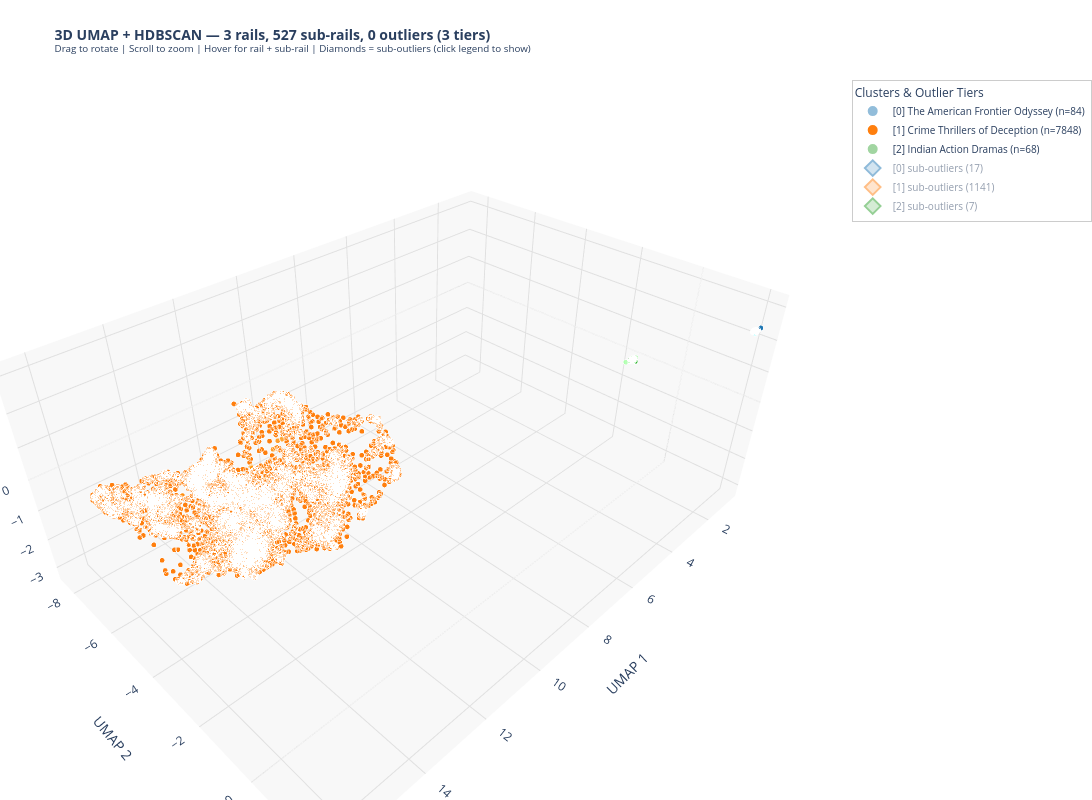

Notebook code cell kept with this figure:
### Markdown cell above
---
## Step 9: 3D Visualisation (with Sub-Clusters & Outlier Tiers)

Plot the 3D UMAP embedding coloured by HDBSCAN cluster. Hover shows:
- Primary rail + sub-rail assignment (e.g. "Rail 3 → Sub 2")
- Confidence and secondary cluster
- Outlier tier classification (for outlier points)

Outlier tiers are colour-coded: Tier 1 (yellow), Tier 2 (orange), Tier 3 (red).
Sub-cluster outliers within assigned clusters are shown with diamond markers.

### Code cell
import plotly.graph_objects as go
import pandas as pd
import numpy as np

# ── Build the plot dataframe ─────────────────────────────────────────────────
plot_df = pd.DataFrame({
    'x':                   embedding_3d[:, 0],
    'y':                   embedding_3d[:, 1],
    'z':                   embedding_3d[:, 2],
    'tt_code':             tt_codes,
    'cluster':             cluster_labels,
    'probability':         results_df['primary_probability'].values,
    'secondary_cluster':   results_df['secondary_cluster'].values,
    'secondary_prob':      results_df['secondary_probability'].values,
    'sub_cluster':         results_df['sub_cluster'].values,
    'rail_label':          results_df['rail_label'].values,
})

# Add cluster name
plot_df['cluster_name'] = plot_df['cluster'].apply(
    lambda c: cluster_names.get(c, {}).get('name', f'Cluster {c}') if c != -1 else 'Outlier'
)

# Add movie title — try OMDB first, then genre_data movie_name, then tt_code
genre_title_map = dict(zip(genres['movie_id'], genres['movie_name']))

def get_title(tt):
    if 'omdb_data' in dir() and omdb_data and tt in omdb_data:
        title = omdb_data[tt].get('Title')
        if title:
            return title
    if tt in genre_title_map:
        return genre_title_map[tt]
    return tt

plot_df['title'] = plot_df['tt_code'].apply(get_title)

# Confidence tier label
def conf_tier(p):
    if p >= 0.8:  return 'High (>=80%)'
    if p >= 0.4:  return 'Medium (40-80%)'
    return 'Low (<40%)'
plot_df['conf_tier'] = plot_df['probability'].apply(conf_tier)

# Mark outlier tiers and sub-cluster outliers
plot_df['outlier_tier'] = 'none'
plot_df.loc[tier1_mask, 'outlier_tier'] = 'Tier 1 (mild)'
plot_df.loc[tier2_mask, 'outlier_tier'] = 'Tier 2 (moderate)'
plot_df.loc[tier3_mask, 'outlier_tier'] = 'Tier 3 (true outlier)'

# Flag sub-cluster outliers (assigned to a rail but sub_cluster == -1)
plot_df['is_sub_outlier'] = (plot_df['cluster'] != -1) & (plot_df['sub_cluster'] == -1)

# Flag dual-level outliers
plot_df['is_dual_outlier'] = plot_df['tt_code'].isin(dual_level_outliers)

# ── Colour palette (base RGB values) ────────────────────────────────────────
PLOTLY_RGB = [
    (31,119,180), (255,127,14), (44,160,44), (214,39,40), (148,103,189),
    (140,86,75), (227,119,194), (127,127,127), (188,189,34), (23,190,207),
    (174,199,232), (255,187,120), (152,223,138), (255,152,150), (197,176,213),
    (196,156,148), (247,182,210), (199,199,199), (219,219,141), (158,218,229),
]

def rgba_list(base_rgb, probabilities):
    r, g, b = base_rgb
    return [f'rgba({r},{g},{b},{max(0.2, min(1.0, p))})' for p in probabilities]

# ── Build 3D figure ──────────────────────────────────────────────────────────
fig = go.Figure()

# ── Outlier tiers (colour-coded by severity) ─────────────────────────────────
tier_configs = [
    (tier1_mask, 'Tier 1 — Mild',     'rgba(255,235,59,0.5)',  3, 'circle'),
    (tier2_mask, 'Tier 2 — Moderate',  'rgba(255,152,0,0.6)',   3, 'circle'),
    (tier3_mask, 'Tier 3 — True',      'rgba(244,67,54,0.7)',   4, 'diamond'),
]

# Non-tiered outliers (those that don't fall into tier masks — shouldn't happen, but safety)
any_tier = tier1_mask | tier2_mask | tier3_mask
untiered_outlier = (plot_df['cluster'] == -1) & ~any_tier

for tier_mask_arr, tier_name, tier_colour, tier_size, tier_symbol in tier_configs:
    if not tier_mask_arr.any():
        continue
    od = plot_df[tier_mask_arr]
    fig.add_trace(go.Scatter3d(
        x=od['x'], y=od['y'], z=od['z'],
        mode='markers',
        name=f'{tier_name} ({tier_mask_arr.sum()})',
        marker=dict(color=tier_colour, size=tier_size, symbol=tier_symbol),
        customdata=np.stack([
            od['tt_code'], od['title'],
            od['probability'].round(3).astype(str),
            od['secondary_cluster'].astype(str),
            od['secondary_prob'].round(3).astype(str),
            od['outlier_tier']
        ], axis=1),
        hovertemplate=(
            '<b>%{customdata[1]}</b><br>'
            '%{customdata[0]}<br>'
            '<i>%{customdata[5]}</i><br>'
            'Confidence: %{customdata[2]}<br>'
            'Nearest: Cluster %{customdata[3]} (%{customdata[4]})<br>'
            '<extra></extra>'
        ),
        legendrank=9990 + [t[1] for t in tier_configs].index(tier_name)
    ))

if untiered_outlier.any():
    od = plot_df[untiered_outlier]
    fig.add_trace(go.Scatter3d(
        x=od['x'], y=od['y'], z=od['z'],
        mode='markers',
        name=f'Outliers — unclassified ({untiered_outlier.sum()})',
        marker=dict(color='rgba(200,200,200,0.3)', size=2),
        hovertemplate='<b>Outlier</b><extra></extra>',
        legendrank=9999
    ))

# ── One trace per cluster (sub-cluster info in hover) ────────────────────────
for cluster_id in sorted(set(cluster_labels)):
    if cluster_id == -1:
        continue
    mask   = plot_df['cluster'] == cluster_id
    cd     = plot_df[mask]
    rgb    = PLOTLY_RGB[cluster_id % len(PLOTLY_RGB)]
    cname  = cluster_names.get(cluster_id, {}).get('name', f'Cluster {cluster_id}')

    # Separate sub-cluster outliers (diamond) from normal points (circle)
    sub_out_mask = cd['is_sub_outlier']
    normal_mask  = ~sub_out_mask

    # Normal points
    if normal_mask.any():
        cd_n = cd[normal_mask]
        colours = rgba_list(rgb, cd_n['probability'].values)

        fig.add_trace(go.Scatter3d(
            x=cd_n['x'], y=cd_n['y'], z=cd_n['z'],
            mode='markers',
            name=f'[{cluster_id}] {cname} (n={mask.sum()})',
            marker=dict(color=colours, size=3, symbol='circle',
                        line=dict(width=0.3, color='white')),
            customdata=np.stack([
                cd_n['tt_code'], cd_n['title'],
                (cd_n['probability'] * 100).round(1).astype(str),
                cd_n['secondary_cluster'].astype(str),
                (cd_n['secondary_prob'] * 100).round(1).astype(str),
                cd_n['conf_tier'],
                cd_n['rail_label']
            ], axis=1),
            hovertemplate=(
                '<b>%{customdata[1]}</b><br>'
                '%{customdata[0]}<br>'
                '%{customdata[6]}<br>'
                f'{cname}<br>'
                'Confidence: %{customdata[2]}%  (%{customdata[5]})<br>'
                'Secondary: Cluster %{customdata[3]} (%{customdata[4]}%)<br>'
                '<extra></extra>'
            ),
            legendrank=cluster_id
        ))

    # Sub-cluster outliers (diamond marker, same colour but hollow feel)
    if sub_out_mask.any():
        cd_s = cd[sub_out_mask]
        r, g, b = rgb
        sub_out_colour = f'rgba({r},{g},{b},0.4)'

        fig.add_trace(go.Scatter3d(
            x=cd_s['x'], y=cd_s['y'], z=cd_s['z'],
            mode='markers',
            name=f'[{cluster_id}] sub-outliers ({sub_out_mask.sum()})',
            marker=dict(color=sub_out_colour, size=3, symbol='diamond',
                        line=dict(width=0.5, color=f'rgb({r},{g},{b})')),
            customdata=np.stack([
                cd_s['tt_code'], cd_s['title'],
                (cd_s['probability'] * 100).round(1).astype(str),
                cd_s['secondary_cluster'].astype(str),
                (cd_s['secondary_prob'] * 100).round(1).astype(str),
                cd_s['conf_tier'],
                cd_s['rail_label']
            ], axis=1),
            hovertemplate=(
                '<b>%{customdata[1]}</b><br>'
                '%{customdata[0]}<br>'
                '%{customdata[6]} (sub-outlier)<br>'
                f'{cname}<br>'
                'Confidence: %{customdata[2]}%  (%{customdata[5]})<br>'
                'Secondary: Cluster %{customdata[3]} (%{customdata[4]}%)<br>'
                '<extra></extra>'
            ),
            legendrank=cluster_id + 500,
            showlegend=True,
            visible='legendonly'  # hidden by default — click legend to show
        ))

# ── Layout ───────────────────────────────────────────────────────────────────
total_sub = sum(len(set(s)) - (1 if -1 in s else 0) for s in sub_clusters.values())

method_label = 'HDBSCAN' if CLUSTERING_METHOD == 'hdbscan' else 'K-Means'
if CLUSTERING_METHOD == 'hdbscan':
    params_text = (f'HDBSCAN mcs={HDBSCAN_MIN_CLUSTER_SIZE} ms={HDBSCAN_MIN_SAMPLES} '
                   f'ε={HDBSCAN_EPSILON}')
else:
    params_text = f'K-Means K={n_clusters}'

title_text = (f'<b>3D UMAP + {method_label} — {n_clusters} rails, {total_sub} sub-rails, '
              f'{n_outliers} outliers (3 tiers)</b><br>'
              f'<sup>{WEIGHTING_METHOD} weighting | metric={UMAP_METRIC} | '
              f'UMAP {UMAP_N_COMPONENTS}D→{UMAP_VIS_N_COMPONENTS}D | '
              f'{params_text}</sup><br>'
              f'<sup>Drag to rotate | Scroll to zoom | Hover for rail + sub-rail | '
              f'Diamonds = sub-outliers (click legend to show)</sup>')

fig.update_layout(
    title=dict(
        text=title_text,
        font=dict(size=14)
    ),
    scene=dict(
        xaxis_title='UMAP 1',
        yaxis_title='UMAP 2',
        zaxis_title='UMAP 3',
        xaxis=dict(showgrid=True, gridcolor='#e0e0e0', backgroundcolor='#f8f8f8'),
        yaxis=dict(showgrid=True, gridcolor='#e0e0e0', backgroundcolor='#f8f8f8'),
        zaxis=dict(showgrid=True, gridcolor='#e0e0e0', backgroundcolor='#f8f8f8'),
    ),
    legend=dict(
        title='Clusters & Outlier Tiers',
        font=dict(size=10),
        itemsizing='constant',
        tracegroupgap=2,
        bgcolor='rgba(255,255,255,0.8)',
        bordercolor='#cccccc', borderwidth=1
    ),
    hovermode='closest',
    width=1100, height=800,
    margin=dict(l=0, r=200, t=80, b=0),
    paper_bgcolor='white',
)

fig.show()
print(f'\n✓ 3D interactive plot rendered')
print(f'  Circles  = normal cluster members (alpha = confidence)')
print(f'  Diamonds = sub-cluster outliers (hidden by default — click legend to reveal)')
print(f'  Yellow/Orange/Red = outlier tiers 1/2/3')
print(f'  Hover shows: Rail → Sub-rail assignment, confidence, secondary cluster')

### Figure 1 — Plotly figure (JSON) as saved in the notebook; plotly's stock layout.template omitted (floating-point values rounded to 4 significant figures; data arrays with more than 128 entries replaced by an {"elided": "..."} marker saying what was removed)
{"data": [{"customdata": {"elided": "67x7 str values"}, "hovertemplate": "<b>%{customdata[1]}</b><br>%{customdata[0]}<br>%{customdata[6]}<br>The American Frontier Odyssey<br>Confidence: %{customdata[2]}%  (%{customdata[5]})<br>Secondary: Cluster %{customdata[3]} (%{customdata[4]}%)<br><extra></extra>", "legendrank": 0, "marker": {"color": ["rgba(31,119,180,0.487733261275011)", "rgba(31,119,180,0.48185273142136115)", "rgba(31,119,180,0.4536408981502694)", "rgba(31,119,180,1.0)", "rgba(31,119,180,1.0)", "rgba(31,119,180,0.3721536220285694)", "rgba(31,119,180,0.6695557012858955)", "rgba(31,119,180,0.8142936935786524)", "rgba(31,119,180,1.0)", "rgba(31,119,180,0.8101830362336638)", "rgba(31,119,180,1.0)", "rgba(31,119,180,0.4148349907274654)", "rgba(31,119,180,0.41027246655192157)", "rgba(31,119,180,0.9677722571378143)", "rgba(31,119,180,1.0)", "rgba(31,119,180,0.671400262355648)", "rgba(31,119,180,0.6353353398161613)", "rgba(31,119,180,0.5671994684106396)", "rgba(31,119,180,0.6714613345132195)", "rgba(31,119,180,0.3941608810161816)", "rgba(31,119,180,0.5368226122641941)", "rgba(31,119,180,0.31567857271330113)", "rgba(31,119,180,0.7432886818772136)", "rgba(31,119,180,0.7001706476397997)", "rgba(31,119,180,0.3620651989987426)", "rgba(31,119,180,1.0)", "rgba(31,119,180,0.9498890982133881)", "rgba(31,119,180,0.4974442709783667)", "rgba(31,119,180,0.42102350599463223)", "rgba(31,119,180,1.0)", "rgba(31,119,180,0.7170277411008239)", "rgba(31,119,180,0.8421304267003425)", "rgba(31,119,180,0.7509344591555803)", "rgba(31,119,180,0.2604946355717937)", "rgba(31,119,180,0.6091429491182231)", "rgba(31,119,180,0.6510003683105134)", "rgba(31,119,180,0.5813896470686724)", "rgba(31,119,180,1.0)", "rgba(31,119,180,0.3800823789537282)", "rgba(31,119,180,0.485101700845798)", "rgba(31,119,180,1.0)", "rgba(31,119,180,0.37171978841176073)", "rgba(31,119,180,0.31190407676164)", "rgba(31,119,180,0.8871266145989277)", "rgba(31,119,180,0.42102350599463223)", "rgba(31,119,180,0.31214248692727137)", "rgba(31,119,180,0.5224121336238925)", "rgba(31,119,180,0.3836858048477045)", "rgba(31,119,180,0.28910785270765826)", "rgba(31,119,180,0.6926778778186076)", "rgba(31,119,180,0.8947612998860585)", "rgba(31,119,180,0.8400443023601208)", "rgba(31,119,180,0.31435622264539664)", "rgba(31,119,180,0.7338190833984741)", "rgba(31,119,180,1.0)", "rgba(31,119,180,0.2788693568200791)", "rgba(31,119,180,0.26735378458115316)", "rgba(31,119,180,0.4899786274221928)", "rgba(31,119,180,0.4723959434800685)", "rgba(31,119,180,0.9619091050220415)", "rgba(31,119,180,0.6665729558836507)", "rgba(31,119,180,0.6256072583805966)", "rgba(31,119,180,0.5298163618207572)", "rgba(31,119,180,0.2244367840583144)", "rgba(31,119,180,0.828102839874715)", "rgba(31,119,180,0.2760392865415054)", "rgba(31,119,180,1.0)"], "line": {"color": "white", "width": 0.3}, "size": 3, "symbol": "circle"}, "mode": "markers", "name": "[0] The American Frontier Odyssey (n=84)", "type": "scatter3d", "x": [1.002, 0.9486, 1.013, 1.03, 1.027, 0.9544, 0.9667, 0.968, 0.9613, 0.9635, 0.9852, 1.021, 0.9852, 0.9907, 0.993, 0.9989, 0.9803, 1.02, 0.9585, 1.016, 0.964, 0.9689, 0.9597, 1.039, 1.049, 0.9985, 1.0, 0.9882, 1.005, 0.9487, 0.9501, 0.97, 0.9807, 0.9647, 1.0, 1.026, 0.9372, 0.9626, 0.9526, 0.9624, 0.8817, 0.9383, 0.9303, 0.9762, 1.031, 0.9683, 0.9744, 1.051, 1.002, 0.9385, 0.9854, 0.9632, 1.01, 0.9897, 0.9348, 0.9717, 0.9869, 0.9975, 0.9368, 0.9636, 0.9416, 0.9436, 0.983, 0.9535, 0.937, 1.001, 0.9787], "y": [2.06, 2.108, 2.095, 2.052, 2.056, 2.082, 2.089, 2.085, 2.093, 2.089, 2.089, 2.055, 2.099, 2.135, 2.076, 2.096, 2.119, 2.065, 2.104, 2.147, 2.099, 2.09, 2.099, 2.167, 2.122, 2.078, 2.085, 2.108, 2.069, 2.065, 2.127, 2.087, 2.079, 2.136, 2.128, 2.118, 2.138, 2.105, 2.102, 2.102, 2.183, 2.141, 2.065, 2.097, 2.139, 2.072, 2.062, 2.137, 2.061, 2.064, 2.09, 2.104, 2.058, 2.058, 2.135, 2.127, 2.112, 2.056, 2.077, 2.092, 2.083, 2.094, 2.155, 2.093, 2.119, 2.112, 2.085], "z": [2.319, 2.314, 2.318, 2.349, 2.309, 2.334, 2.347, 2.343, 2.348, 2.344, 2.343, 2.358, 2.356, 2.373, 2.345, 2.346, 2.37, 2.346, 2.347, 2.345, 2.361, 2.346, 2.334, 2.408, 2.376, 2.337, 2.34, 2.345, 2.329, 2.318, 2.316, 2.343, 2.352, 2.377, 2.348, 2.331, 2.392, 2.363, 2.355, 2.365, 2.44, 2.393, 2.301, 2.343, 2.334, 2.341, 2.32, 2.313, 2.366, 2.321, 2.342, 2.358, 2.313, 2.328, 2.391, 2.369, 2.359, 2.322, 2.363, 2.347, 2.348, 2.378, 2.385, 2.353, 2.358, 2.362, 2.338]}, {"customdata": [["tt0036092", "A Lady Takes a Chance", "30.6", "1", "0.2", "Low (<40%)", "Rail 0 → Sub-outlier"], ["tt0040897", "The Treasure of the Sierra Madre", "65.1", "1", "0.1", "Medium (40-80%)", "Rail 0 → Sub-outlier"], ["tt0043137", "Winchester '73", "57.3", "1", "0.2", "Medium (40-80%)", "Rail 0 → Sub-outlier"], ["tt0044460", "The Bushwhackers", "100.0", "1", "0.0", "High (>=80%)", "Rail 0 → Sub-outlier"], ["tt0050086", "3:10 to Yuma", "39.5", "1", "0.2", "Low (<40%)", "Rail 0 → Sub-outlier"], ["tt0058247", "Murieta", "84.8", "1", "0.1", "High (>=80%)", "Rail 0 → Sub-outlier"], ["tt0061832", "The Jackals", "100.0", "1", "0.0", "High (>=80%)", "Rail 0 → Sub-outlier"], ["tt0064300", "The 5-Man Army", "100.0", "1", "0.0", "High (>=80%)", "Rail 0 → Sub-outlier"], ["tt0065051", "Support Your Local Sheriff!", "90.3", "1", "0.1", "High (>=80%)", "Rail 0 → Sub-outlier"], ["tt0067870", "A Town Called Hell", "51.5", "1", "0.2", "Medium (40-80%)", "Rail 0 → Sub-outlier"], ["tt0068675", "Hannie Caulder", "61.2", "1", "0.2", "Medium (40-80%)", "Rail 0 → Sub-outlier"], ["tt0070119", "Godmonster of Indian Flats", "100.0", "1", "0.0", "High (>=80%)", "Rail 0 → Sub-outlier"], ["tt0162496", "Nobleza gaucha", "40.7", "1", "0.2", "Medium (40-80%)", "Rail 0 → Sub-outlier"], ["tt0244000", "American Outlaws", "31.3", "1", "0.2", "Low (<40%)", "Rail 0 → Sub-outlier"], ["tt11388416", "Ida Red", "88.1", "1", "0.1", "High (>=80%)", "Rail 0 → Sub-outlier"], ["tt13845956", "Righteous Blood", "28.5", "1", "0.2", "Low (<40%)", "Rail 0 → Sub-outlier"], ["tt18071972", "Organ Trail", "36.0", "1", "0.2", "Low (<40%)", "Rail 0 → Sub-outlier"]], "hovertemplate": "<b>%{customdata[1]}</b><br>%{customdata[0]}<br>%{customdata[6]} (sub-outlier)<br>The American Frontier Odyssey<br>Confidence: %{customdata[2]}%  (%{customdata[5]})<br>Secondary: Cluster %{customdata[3]} (%{customdata[4]}%)<br><extra></extra>", "legendrank": 500, "marker": {"color": "rgba(31,119,180,0.4)", "line": {"color": "rgb(31,119,180)", "width": 0.5}, "size": 3, "symbol": "diamond"}, "mode": "markers", "name": "[0] sub-outliers (17)", "showlegend": true, "type": "scatter3d", "visible": "legendonly", "x": [1.112, 1.021, 0.9345, 0.9821, 0.9679, 0.9891, 0.964, 0.9945, 1.062, 0.9655, 0.947, 0.9681, 0.94, 0.9277, 0.9351, 1.007, 0.9385], "y": [1.988, 2.126, 2.054, 2.07, 2.095, 2.114, 2.093, 2.065, 2.002, 2.099, 2.124, 2.068, 2.104, 2.133, 2.083, 2.13, 2.142], "z": [2.245, 2.331, 2.382, 2.317, 2.365, 2.339, 2.349, 2.318, 2.262, 2.355, 2.371, 2.323, 2.359, 2.385, 2.344, 2.387, 2.385]}, {"customdata": {"elided": "6707x7 str values"}, "hovertemplate": "<b>%{customdata[1]}</b><br>%{customdata[0]}<br>%{customdata[6]}<br>Crime Thrillers of Deception<br>Confidence: %{customdata[2]}%  (%{customdata[5]})<br>Secondary: Cluster %{customdata[3]} (%{customdata[4]}%)<br><extra></extra>", "legendrank": 1, "marker": {"color": {"elided": "6707 str values"}, "line": {"color": "white", "width": 0.3}, "size": 3, "symbol": "circle"}, "mode": "markers", "name": "[1] Crime Thrillers of Deception (n=7848)", "type": "scatter3d", "x": {"elided": "6707 float values"}, "y": {"elided": "6707 float values"}, "z": {"elided": "6707 float values"}}, {"customdata": {"elided": "1141x7 str values"}, "hovertemplate": "<b>%{customdata[1]}</b><br>%{customdata[0]}<br>%{customdata[6]} (sub-outlier)<br>Crime Thrillers of Deception<br>Confidence: %{customdata[2]}%  (%{customdata[5]})<br>Secondary: Cluster %{customdata[3]} (%{customdata[4]}%)<br><extra></extra>", "legendrank": 501, "marker": {"color": "rgba(255,127,14,0.4)", "line": {"color": "rgb(255,127,14)", "width": 0.5}, "size": 3, "symbol": "diamond"}, "mode": "markers", "name": "[1] sub-outliers (1141)", "showlegend": true, "type": "scatter3d", "visible": "legendonly", "x": {"elided": "1141 float values"}, "y": {"elided": "1141 float values"}, "z": {"elided": "1141 float values"}}, {"customdata": {"elided": "61x7 str values"}, "hovertemplate": "<b>%{customdata[1]}</b><br>%{customdata[0]}<br>%{customdata[6]}<br>Indian Action Dramas<br>Confidence: %{customdata[2]}%  (%{customdata[5]})<br>Secondary: Cluster %{customdata[3]} (%{customdata[4]}%)<br><extra></extra>", "legendrank": 2, "marker": {"color": ["rgba(44,160,44,0.44455939817180395)", "rgba(44,160,44,0.9030775529889604)", "rgba(44,160,44,0.9540976314968821)", "rgba(44,160,44,0.6591148048799778)", "rgba(44,160,44,0.6664019070498619)", "rgba(44,160,44,0.3590220540326137)", "rgba(44,160,44,0.7517354896616332)", "rgba(44,160,44,0.5145642745599267)", "rgba(44,160,44,0.7723505189196194)", "rgba(44,160,44,1.0)", "rgba(44,160,44,0.6751333577695104)", "rgba(44,160,44,0.8711307767686527)", "rgba(44,160,44,0.8572438506908365)", "rgba(44,160,44,0.34898344607418785)", "rgba(44,160,44,1.0)", "rgba(44,160,44,0.8536648330737208)", "rgba(44,160,44,1.0)", "rgba(44,160,44,0.5066497778322742)", "rgba(44,160,44,0.8677913757165994)", "rgba(44,160,44,0.9958118764516859)", "rgba(44,160,44,0.46856678274995256)", "rgba(44,160,44,1.0)", "rgba(44,160,44,1.0)", "rgba(44,160,44,0.7869753871314158)", "rgba(44,160,44,1.0)", "rgba(44,160,44,0.7434949756692141)", "rgba(44,160,44,1.0)", "rgba(44,160,44,1.0)", "rgba(44,160,44,1.0)", "rgba(44,160,44,0.9247365699617612)", "rgba(44,160,44,0.37995052149741915)", "rgba(44,160,44,0.9509154451415164)", "rgba(44,160,44,0.9232768275227323)", "rgba(44,160,44,0.6063718680386108)", "rgba(44,160,44,0.5693616837849755)", "rgba(44,160,44,0.4378624553965779)", "rgba(44,160,44,0.986713989223439)", "rgba(44,160,44,0.481854965248801)", "rgba(44,160,44,0.45402446110572087)", "rgba(44,160,44,0.9834859684700235)", "rgba(44,160,44,0.9669266413248071)", "rgba(44,160,44,1.0)", "rgba(44,160,44,0.3794812892593765)", "rgba(44,160,44,0.490156103759529)", "rgba(44,160,44,0.8765444312642823)", "rgba(44,160,44,0.24645828830537247)", "rgba(44,160,44,0.5774664116989022)", "rgba(44,160,44,0.9484730404687903)", "rgba(44,160,44,0.7517354896616332)", "rgba(44,160,44,0.5143678428812375)", "rgba(44,160,44,1.0)", "rgba(44,160,44,0.7719627479900206)", "rgba(44,160,44,0.44729146820227716)", "rgba(44,160,44,0.5694326019661066)", "rgba(44,160,44,0.45362802121992135)", "rgba(44,160,44,0.5045043583484846)", "rgba(44,160,44,0.29616425850969774)", "rgba(44,160,44,1.0)", "rgba(44,160,44,0.6432698635762732)", "rgba(44,160,44,0.6303183398404061)", "rgba(44,160,44,0.3065097125350549)"], "line": {"color": "white", "width": 0.3}, "size": 3, "symbol": "circle"}, "mode": "markers", "name": "[2] Indian Action Dramas (n=68)", "type": "scatter3d", "x": [5.777, 5.762, 5.786, 5.783, 5.767, 5.834, 5.807, 5.768, 5.832, 5.791, 5.763, 5.807, 5.821, 5.762, 5.818, 5.824, 5.737, 5.786, 5.781, 5.77, 5.773, 5.782, 5.809, 5.777, 5.79, 5.773, 5.781, 5.782, 5.798, 5.804, 5.814, 5.775, 5.783, 5.762, 5.807, 5.891, 5.785, 5.833, 5.772, 5.785, 5.826, 5.774, 5.795, 5.779, 5.735, 5.747, 5.81, 5.771, 5.795, 5.797, 5.773, 5.796, 5.772, 5.787, 5.784, 5.803, 5.799, 5.774, 5.748, 5.803, 5.8], "y": [1.29, 1.303, 1.278, 1.284, 1.283, 1.235, 1.258, 1.296, 1.233, 1.273, 1.301, 1.256, 1.243, 1.303, 1.246, 1.24, 1.326, 1.275, 1.284, 1.295, 1.291, 1.283, 1.255, 1.287, 1.274, 1.297, 1.284, 1.282, 1.274, 1.255, 1.251, 1.289, 1.285, 1.302, 1.26, 1.169, 1.28, 1.234, 1.293, 1.279, 1.238, 1.291, 1.27, 1.287, 1.329, 1.317, 1.255, 1.293, 1.27, 1.268, 1.292, 1.27, 1.292, 1.278, 1.282, 1.268, 1.264, 1.292, 1.318, 1.262, 1.266], "z": [3.071, 3.122, 3.091, 3.093, 3.127, 3.055, 3.078, 3.062, 3.044, 3.069, 3.129, 3.061, 3.1, 3.144, 3.055, 3.084, 3.049, 3.076, 3.092, 3.125, 3.118, 3.096, 3.086, 3.095, 3.1, 3.114, 3.107, 3.104, 3.119, 3.07, 3.072, 3.098, 3.117, 3.1, 3.11, 3.024, 3.101, 3.057, 3.094, 3.104, 3.091, 3.121, 3.092, 3.104, 3.032, 3.105, 3.084, 3.105, 3.102, 3.101, 3.116, 3.107, 3.062, 3.11, 3.084, 3.134, 3.07, 3.118, 3.154, 3.108, 3.1]}, {"customdata": [["tt0038787", "Notorious", "31.8", "1", "0.4", "Low (<40%)", "Rail 2 → Sub-outlier"], ["tt0039208", "Boomerang!", "94.3", "1", "0.2", "High (>=80%)", "Rail 2 → Sub-outlier"], ["tt0041460", "The Hidden Room", "100.0", "1", "0.0", "High (>=80%)", "Rail 2 → Sub-outlier"], ["tt0049553", "Nightmare", "100.0", "1", "0.0", "High (>=80%)", "Rail 2 → Sub-outlier"], ["tt0049656", "Ransom!", "100.0", "1", "0.0", "High (>=80%)", "Rail 2 → Sub-outlier"], ["tt0049961", "A Woman's Devotion", "73.6", "1", "0.2", "Medium (40-80%)", "Rail 2 → Sub-outlier"], ["tt0218317", "Hammer the Toff", "23.3", "1", "0.5", "Low (<40%)", "Rail 2 → Sub-outlier"]], "hovertemplate": "<b>%{customdata[1]}</b><br>%{customdata[0]}<br>%{customdata[6]} (sub-outlier)<br>Indian Action Dramas<br>Confidence: %{customdata[2]}%  (%{customdata[5]})<br>Secondary: Cluster %{customdata[3]} (%{customdata[4]}%)<br><extra></extra>", "legendrank": 502, "marker": {"color": "rgba(44,160,44,0.4)", "line": {"color": "rgb(44,160,44)", "width": 0.5}, "size": 3, "symbol": "diamond"}, "mode": "markers", "name": "[2] sub-outliers (7)", "showlegend": true, "type": "scatter3d", "visible": "legendonly", "x": [5.856, 5.805, 5.769, 5.807, 5.782, 5.784, 5.838], "y": [1.212, 1.26, 1.296, 1.256, 1.283, 1.283, 1.227], "z": [3.022, 3.079, 3.087, 3.059, 3.092, 3.105, 3.085]}], "layout": {"height": 800, "hovermode": "closest", "legend": {"bgcolor": "rgba(255,255,255,0.8)", "bordercolor": "#cccccc", "borderwidth": 1, "font": {"size": 10}, "itemsizing": "constant", "title": {"text": "Clusters & Outlier Tiers"}, "tracegroupgap": 2}, "margin": {"b": 0, "l": 0, "r": 200, "t": 80}, "paper_bgcolor": "white", "scene": {"xaxis": {"backgroundcolor": "#f8f8f8", "gridcolor": "#e0e0e0", "showgrid": true, "title": {"text": "UMAP 1"}}, "yaxis": {"backgroundcolor": "#f8f8f8", "gridcolor": "#e0e0e0", "showgrid": true, "title": {"text": "UMAP 2"}}, "zaxis": {"backgroundcolor": "#f8f8f8", "gridcolor": "#e0e0e0", "showgrid": true, "title": {"text": "UMAP 3"}}}, "title": {"font": {"size": 14}, "text": "<b>3D UMAP + HDBSCAN — 3 rails, 527 sub-rails, 0 outliers (3 tiers)</b><br><sup>Drag to rotate | Scroll to zoom | Hover for rail + sub-rail | Diamonds = sub-outliers (click legend to show)</sup>"}, "width": 1100}}
